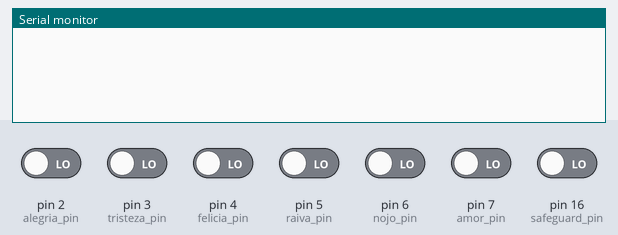
Bench run of a sketch on a simulated Arduino Leonardo, built with avr-gcc and run on an emulated ATmega32U4. Parts: the last lines printed to the serial monitor. Inputs (shaded band) come from the test bench; at power-on: pin 2 (alegria_pin), pin 3 (tristeza_pin), pin 4 (felicia_pin), pin 5 (raiva_pin), pin 6 (nojo_pin), pin 7 (amor_pin), pin 16 (safeguard_pin) LOW. USB keyboard and mouse output is not drawn.

Above: at 1.2 s.
1.3 s: pin 2 (alegria_pin) driven HIGH
At 2.4 s:
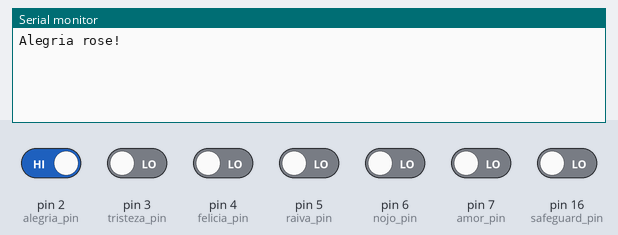
2.8 s: pin 3 (tristeza_pin) driven HIGH
At 3.5 s:
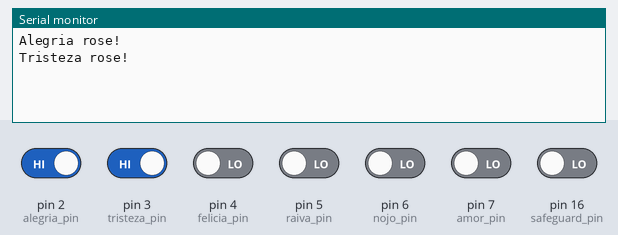
4.3 s: pin 4 (felicia_pin) driven HIGH
At 4.6 s:
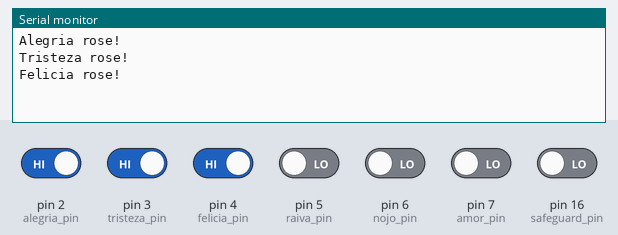
5.8 s: pin 5 (raiva_pin) driven HIGH
At 6.9 s:
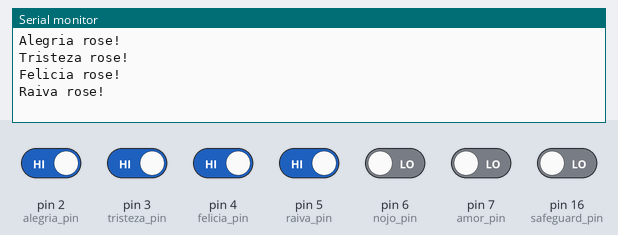
7.3 s: pin 6 (nojo_pin) driven HIGH
At 8.1 s:
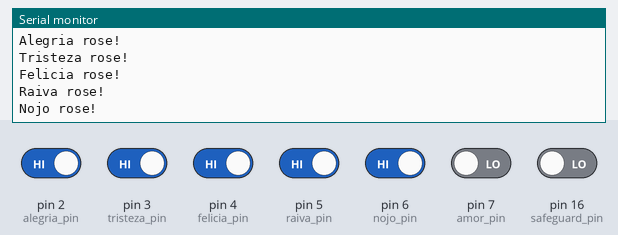
8.8 s: pin 7 (amor_pin) driven HIGH
At 9.3 s:
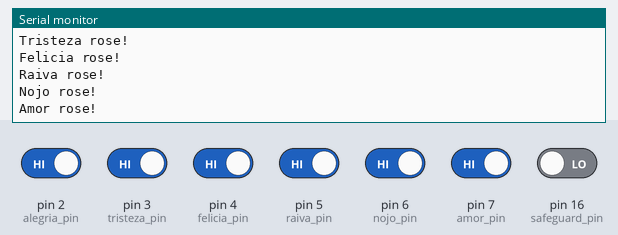

The sketch:

memocao-usb.ino
```cpp
#include <Bounce2.h>
#include <Keyboard.h>

const int safeguard_pin = 16;

const int alegria_pin = 2;
const int tristeza_pin = 3;
const int felicia_pin = 4;
const int raiva_pin = 5;
const int nojo_pin = 6;
const int amor_pin = 7;

Bounce alegria_debouncer = Bounce();
Bounce tristeza_debouncer = Bounce();
Bounce felicia_debouncer = Bounce();
Bounce raiva_debouncer = Bounce();
Bounce nojo_debouncer = Bounce();
Bounce amor_debouncer = Bounce();

const int debouncerInterval = 5;

void setup()
{
  Serial.begin(115200);

  pinMode(alegria_pin, INPUT);
  pinMode(tristeza_pin, INPUT);
  pinMode(felicia_pin, INPUT);
  pinMode(raiva_pin, INPUT);
  pinMode(nojo_pin, INPUT);
  pinMode(amor_pin, INPUT);

  alegria_debouncer.attach(alegria_pin);
  tristeza_debouncer.attach(tristeza_pin);
  felicia_debouncer.attach(felicia_pin);
  raiva_debouncer.attach(raiva_pin);
  nojo_debouncer.attach(nojo_pin);
  amor_debouncer.attach(amor_pin);

  alegria_debouncer.interval(debouncerInterval);
  tristeza_debouncer.interval(debouncerInterval);
  felicia_debouncer.interval(debouncerInterval);
  raiva_debouncer.interval(debouncerInterval);
  nojo_debouncer.interval(debouncerInterval);
  amor_debouncer.interval(debouncerInterval);
}

void loop()
{
  if(digitalRead(safeguard_pin) == HIGH)
  {
    return;
  }

  alegria_debouncer.update();
  tristeza_debouncer.update();
  felicia_debouncer.update();
  raiva_debouncer.update();
  nojo_debouncer.update();
  amor_debouncer.update();

  /**********************************************************
  ALEGRIA ***************************************************
  **********************************************************/
  if (alegria_debouncer.rose())
  {
    Serial.println("Alegria rose!");
    Keyboard.begin();
    Keyboard.print("1");
    Keyboard.end();
  }

  /**********************************************************
  TRISTEZA **************************************************
  **********************************************************/
  if (tristeza_debouncer.rose())
  {
    Serial.println("Tristeza rose!");
    Keyboard.begin();
    Keyboard.print("2");
    Keyboard.end();
  }

  /**********************************************************
  FELICIA ***************************************************
  **********************************************************/
  if (felicia_debouncer.rose())
  {
    Serial.println("Felicia rose!");
    Keyboard.begin();
    Keyboard.print("3");
    Keyboard.end();
  }

  /**********************************************************
  RAIVA *****************************************************
  **********************************************************/
  if (raiva_debouncer.rose())
  {
    Serial.println("Raiva rose!");
    Keyboard.begin();
    Keyboard.print("4");
    Keyboard.end();
  }

  /**********************************************************
  NOJO ******************************************************
  **********************************************************/
  if (nojo_debouncer.rose())
  {
    Serial.println("Nojo rose!");
    Keyboard.begin();
    Keyboard.print("5");
    Keyboard.end();
  }

  /**********************************************************
  AMOR ******************************************************
  **********************************************************/
  if (amor_debouncer.rose())
  {
    Serial.println("Amor rose!");
    Keyboard.begin();
    Keyboard.print("6");
    Keyboard.end();
  }

}
```

Measured:
- after the input at 1.3 s, the serial monitor: prints a new line at once (image 1)
- after the input at 2.8 s, the serial monitor: prints a new line at once (image 2)
- after the input at 4.3 s, the serial monitor: prints a new line at once (image 3)
- after the input at 5.8 s, the serial monitor: prints a new line at once (image 4)
- after the input at 7.3 s, the serial monitor: prints a new line at once (image 5)
- after the input at 8.8 s, the serial monitor: prints a new line at once (image 6)
